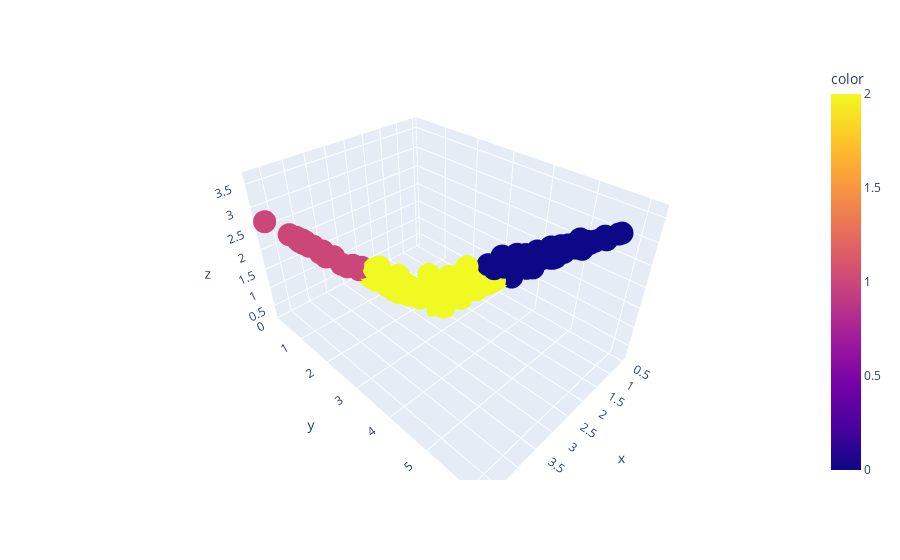

This figure's notebook cell:
### Code cell
x = intfe_dict_kmeans3_fe['int_fe_2014'].T[0]
y = intfe_dict_kmeans3_fe['int_fe_2014'].T[1]
z = intfe_dict_kmeans3_fe['int_fe_2014'].T[2]
fig = px.scatter_3d(x=x, y=y, z=z, color = intfe_dict_kmeans3_labels['int_fe_2014'].labels_)
fig.show()

### Figure 1 — Plotly figure (JSON) as saved in the notebook; plotly's stock layout.template omitted (floating-point values rounded to 4 significant figures; data arrays with more than 128 entries replaced by an {"elided": "..."} marker saying what was removed)
{"data": [{"hovertemplate": "x=%{x}<br>y=%{y}<br>z=%{z}<br>color=%{marker.color}<extra></extra>", "legendgroup": "", "marker": {"color": {"elided": "227 int values"}, "coloraxis": "coloraxis", "symbol": "circle"}, "mode": "markers", "name": "", "scene": "scene", "showlegend": false, "type": "scatter3d", "x": {"elided": "227 float values"}, "y": {"elided": "227 float values"}, "z": {"elided": "227 float values"}}], "layout": {"coloraxis": {"colorbar": {"title": {"text": "color"}}, "colorscale": [[0, "#0d0887"], [0.1111, "#46039f"], [0.2222, "#7201a8"], [0.3333, "#9c179e"], [0.4444, "#bd3786"], [0.5556, "#d8576b"], [0.6667, "#ed7953"], [0.7778, "#fb9f3a"], [0.8889, "#fdca26"], [1, "#f0f921"]]}, "legend": {"tracegroupgap": 0}, "margin": {"t": 60}, "scene": {"domain": {"x": [0, 1], "y": [0, 1]}, "xaxis": {"title": {"text": "x"}}, "yaxis": {"title": {"text": "y"}}, "zaxis": {"title": {"text": "z"}}}}}
